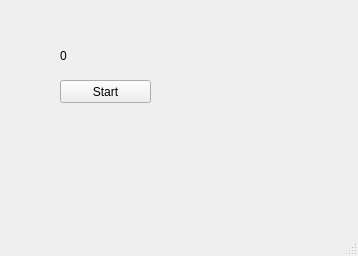
<?xml version="1.0" encoding="UTF-8"?>
<ui version="4.0">
 <class>MainWindow</class>
 <widget class="QMainWindow" name="MainWindow">
  <property name="geometry">
   <rect>
    <x>0</x>
    <y>0</y>
    <width>358</width>
    <height>256</height>
   </rect>
  </property>
  <property name="windowTitle">
   <string>MainWindow</string>
  </property>
  <widget class="QWidget" name="centralwidget">
   <widget class="QPushButton" name="pb">
    <property name="geometry">
     <rect>
      <x>60</x>
      <y>80</y>
      <width>91</width>
      <height>23</height>
     </rect>
    </property>
    <property name="text">
     <string>Start</string>
    </property>
   </widget>
   <widget class="QLabel" name="lbl">
    <property name="geometry">
     <rect>
      <x>60</x>
      <y>50</y>
      <width>56</width>
      <height>12</height>
     </rect>
    </property>
    <property name="text">
     <string>0</string>
    </property>
   </widget>
  </widget>
  <widget class="QMenuBar" name="menubar">
   <property name="geometry">
    <rect>
     <x>0</x>
     <y>0</y>
     <width>358</width>
     <height>21</height>
    </rect>
   </property>
  </widget>
  <widget class="QStatusBar" name="statusbar"/>
 </widget>
 <resources/>
 <connections/>
</ui>
